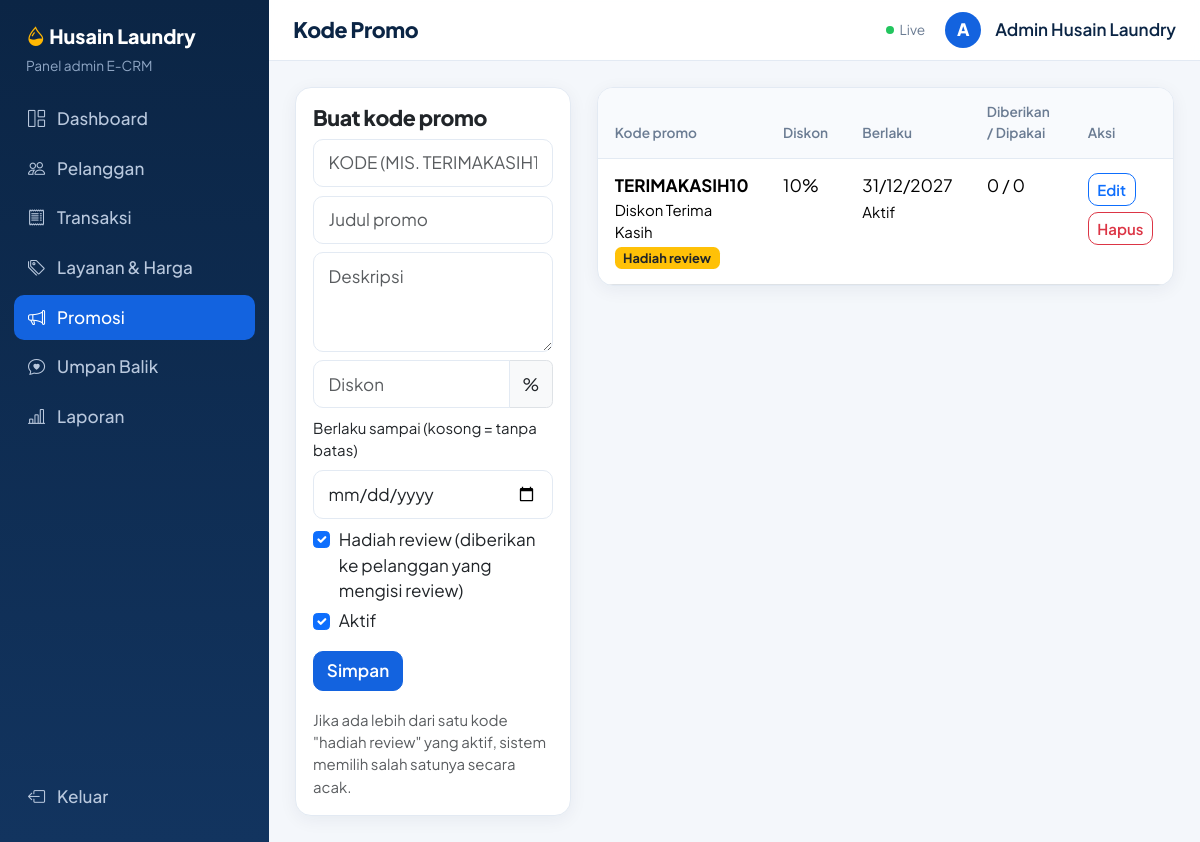
The app's page /admin/promo.php (signed in) with its own data.
### tables this page shows
CREATE TABLE promo (
  id INT AUTO_INCREMENT PRIMARY KEY,
  kode VARCHAR(30) NOT NULL UNIQUE,
  judul VARCHAR(150) NOT NULL,
  deskripsi TEXT,
  diskon_persen INT NOT NULL DEFAULT 0,
  berlaku_sampai DATE DEFAULT NULL,
  untuk_review TINYINT(1) NOT NULL DEFAULT 1,
  aktif TINYINT(1) NOT NULL DEFAULT 1,
  created_at TIMESTAMP DEFAULT CURRENT_TIMESTAMP
);

### admin/promo.php (the view, shortened to what this page needs)
<?php
$edit = null;
$daftar = q("SELECT p.*,
                    (SELECT COUNT(*) FROM review WHERE promo_id = p.id) diberikan,
                    (SELECT COUNT(*) FROM review WHERE promo_id = p.id AND promo_dipakai = 1) dipakai
             FROM promo p
             ORDER BY p.id DESC")->fetchAll();
?>
<div class="row g-4">
  <div class="col-xl-4">
    <div class="card p-3">
      <h5><?= $edit ? 'Edit kode promo' : 'Buat kode promo' ?></h5>
      <form method="post">
        <input name="kode" class="form-control mb-2 text-uppercase" placeholder="Kode (mis. TERIMAKASIH10)"
               required maxlength="30" value="<?= e($edit['kode'] ?? '') ?>">
        <input name="judul" class="form-control mb-2" placeholder="Judul promo" required
               value="<?= e($edit['judul'] ?? '') ?>">
        <textarea name="deskripsi" class="form-control mb-2" rows="3"
                  placeholder="Deskripsi"><?= e($edit['deskripsi'] ?? '') ?></textarea>
        <div class="input-group mb-2">
          <input type="number" min="0" max="100" name="diskon_persen" class="form-control"
                 placeholder="Diskon" required value="<?= e($edit['diskon_persen'] ?? '') ?>">
          <span class="input-group-text">%</span>
        </div>
        <label class="form-label small">Berlaku sampai (kosong = tanpa batas)</label>
        <input type="date" name="berlaku_sampai" class="form-control mb-2"
               value="<?= e($edit['berlaku_sampai'] ?? '') ?>">
        <div class="form-check mb-1">
          <input type="checkbox" name="untuk_review" class="form-check-input" id="untukReview"
                 <?= ($edit['untuk_review'] ?? 1) ? 'checked' : '' ?>>
          <label for="untukReview" class="form-check-label">
            Hadiah review (diberikan ke pelanggan yang mengisi review)
          </label>
        </div>
        <div class="form-check mb-3">
          <input type="checkbox" name="aktif" class="form-check-input" id="aktif"
                 <?= ($edit['aktif'] ?? 1) ? 'checked' : '' ?>>
          <label for="aktif" class="form-check-label">Aktif</label>
        </div>
        <button name="simpan" class="btn btn-primary">Simpan</button>
      </form>
      <div class="small text-muted mt-3">
        Jika ada lebih dari satu kode "hadiah review" yang aktif, sistem memilih salah satunya secara acak.
      </div>
    </div>
  </div>
  <div class="col-xl-8">
    <div class="card table-responsive">
      <table class="table rtable mb-0">
        <thead>
          <tr>
            <th>Kode promo</th>
            <th>Diskon</th>
            <th>Berlaku</th>
            <th>Diberikan / Dipakai</th>
            <th>Aksi</th>
          </tr>
        </thead>
        <tbody>
          <?php foreach ($daftar as $p): ?>
            <tr>
              <td>
                <b><?= e($p['kode']) ?></b>
                <div class="small"><?= e($p['judul']) ?></div>
                <?php if ($p['untuk_review']): ?>
                  <span class="badge bg-warning text-dark">Hadiah review</span>
                <?php endif ?>
              </td>
              <td><?= $p['diskon_persen'] ?>%</td>
              <td>
                <?php if ($p['berlaku_sampai']): ?>
                  <?= date('d/m/Y', strtotime($p['berlaku_sampai'])) ?>
                <?php else: ?>
                  Tanpa batas
                <?php endif ?>
                <br><small><?= $p['aktif'] ? 'Aktif' : 'Nonaktif' ?></small>
              </td>
              <td><?= $p['diberikan'] ?> / <?= $p['dipakai'] ?></td>
              <td>
                <div class="aksi">
                  <a class="btn btn-sm btn-outline-primary" href="?edit=<?= $p['id'] ?>">Edit</a>
                  <?= delform($p['id']) ?>
                </div>
              </td>
            </tr>
          <?php endforeach ?>
        </tbody>
      </table>
    </div>
  </div>
</div>

### includes/fungsi.php (shortened to what this page needs)
<?php
function e($teks) {
    return htmlspecialchars((string)$teks, ENT_QUOTES, 'UTF-8');
}
function q($sql, $param = []) {
    global $pdo;
    $stmt = $pdo->prepare($sql);
    $stmt->execute($param);
    return $stmt;
}
function delform($id) {
    return "<form method='post' class='d-inline' onsubmit=\"return confirm('Hapus data ini?')\">
            <input type='hidden' name='del' value='" . (int)$id . "'>
            <button class='btn btn-sm btn-outline-danger'>Hapus</button></form>";
}

### assets/style.css (style rules this page uses)
:root { --ink:#0b2545; --blue:#1363df; --sky:#e8f1ff; --aqua:#18b5d4; --sun:#ffb703; --bg:#f4f7fb; --line:#e3eaf3; --mute:#6b7c93; }
body { font-family:'Plus Jakarta Sans',sans-serif; background:var(--bg); color:var(--ink); }
h1,h2,h3,h4,h5 { font-weight:800; letter-spacing:-.02em; }
a { color:var(--blue); }
.card { border:1px solid var(--line); border-radius:16px; box-shadow:0 4px 18px rgba(11,37,69,.06); }
.btn { border-radius:10px; font-weight:600; }
.btn-primary { background:var(--blue); border-color:var(--blue); }
.form-control,.form-select { border-radius:10px; border-color:var(--line); padding:.6rem .85rem; }
.table { --bs-table-bg:transparent; }
.table thead th { font-size:.8rem; color:var(--mute); font-weight:600; background:#f8fafd; border-bottom:1px solid var(--line); }
.table>:not(caption)>*>* { padding:.85rem 1rem; }
html { font-size: clamp(15px, .3vw + 13.5px, 17.5px); }
.table-responsive { overflow-x: auto; }
.aksi { display: flex; gap: .35rem; flex-wrap: wrap; }
.rtable td:has(.aksi) { justify-content: flex-end; }
html { scroll-behavior: smooth; scroll-padding-top: 5rem; }

### records on screen
promo: kode "TERIMAKASIH10", judul "Diskon Terima Kasih", untuk_review "Hadiah review", diskon_persen "10", berlaku_sampai "31/12/2027", aktif "Aktif", diberikan "0", dipakai "0"

### other values on screen
$label "Dashboard"
$label "Pelanggan"
$label "Transaksi"
$label "Layanan & Harga"
$label "Promosi"
$label "Umpan Balik"
$label "Laporan"
$judul "Kode Promo"
$inisial "A"
$_SESSION['nama'] "Admin Husain Laundry"
